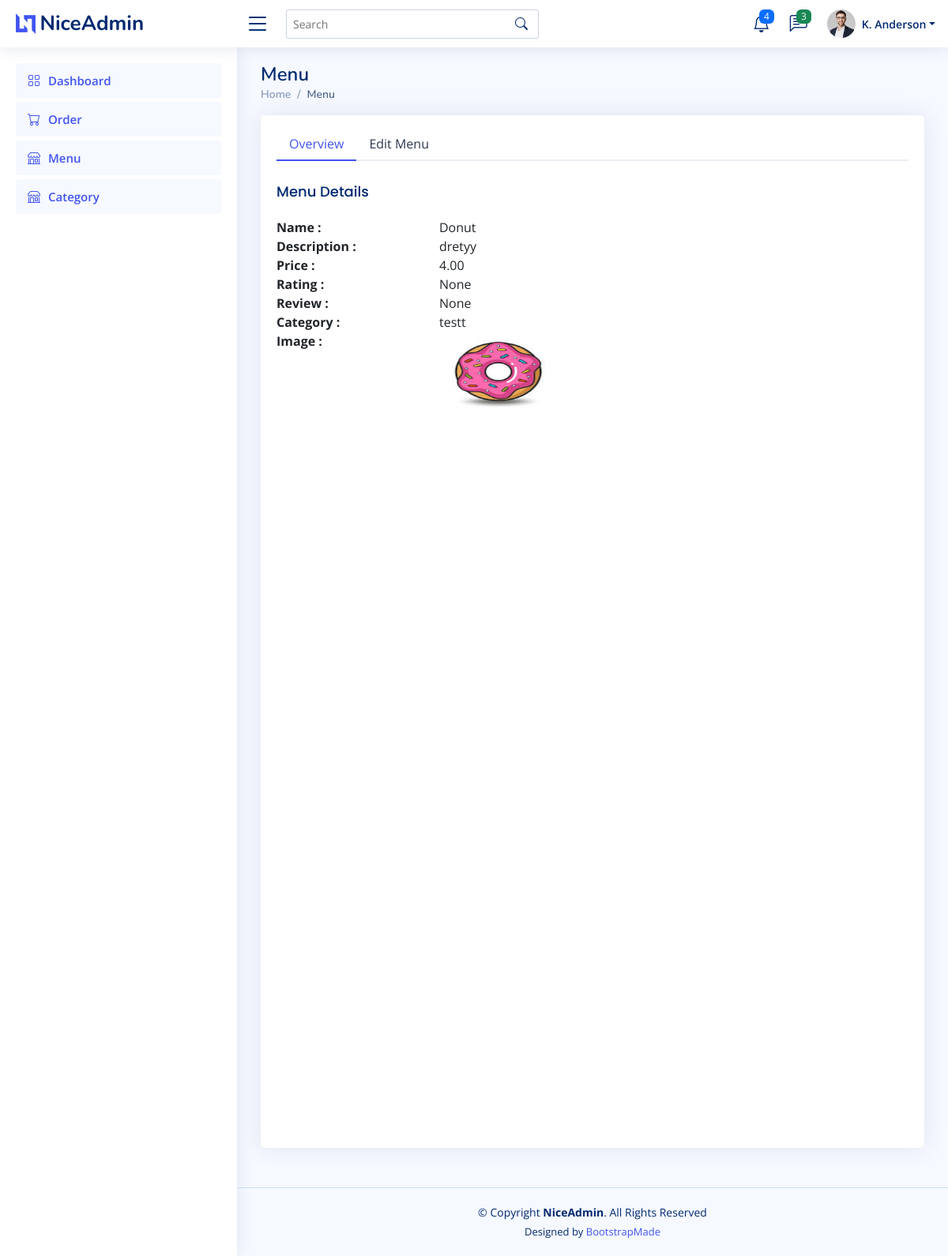
/menu/view-menu/3, run on the app's committed database.
### pages/models.py (models this page shows, shortened)
class Menu(models.Model):
    name = models.CharField(max_length=150)
    description = models.TextField()
    image = models.ImageField(upload_to='menu_images')
    price = models.DecimalField(max_digits=10,decimal_places=2)
    rating = models.DecimalField(max_digits=3,decimal_places=2,default= None, null=True)
    review = models.TextField(default= None, null=True)
    category = models.ForeignKey(Category, on_delete=models.CASCADE)

class Category(models.Model):
    name = models.CharField(max_length=150)
    description = models.TextField()
    image = models.ImageField(upload_to='category_images')
    def __str__(self):
        return self.name

### pages/views.py (the view)
# urls.py: path('menu/view-menu/<str:pk>',views.viewMenu, name='viewMenu'),
def viewMenu(request, pk):
    menu = Menu.objects.get(id=pk)
    categories=Category.objects.all()
    return render(request,'viewMenu.html', {'menu':menu, 'categories':categories})

### templates/viewMenu.html (shortened to what this page needs)
{% load static %}
{% include 'header.html' %}
<main id="main" class="main">
    <div class="pagetitle">
      <h1>Menu</h1>
      <nav>
        <ol class="breadcrumb">
          <li class="breadcrumb-item"><a href="/">Home</a></li>
          <li class="breadcrumb-item active">Menu</li>
        </ol>
      </nav>
    </div>
    <section class="section dashboard">
      <div class="row">
        <div class="col-12" >
            <div class="card">
                <div class="card-body pt-3">
                  <ul class="nav nav-tabs nav-tabs-bordered">
                    <li class="nav-item">
                      <button class="nav-link active" data-bs-toggle="tab" data-bs-target="#overview-menu">Overview</button>
                    </li>
                    <li class="nav-item">
                      <button class="nav-link" data-bs-toggle="tab" data-bs-target="#menu-edit">Edit Menu</button>
                    </li>
                  </ul>
                  <div class="tab-content pt-2">
                    <div class="tab-pane fade show active profile-overview" id="overview-menu">
                      <h5 class="card-title">Menu Details</h5>
                      <div class="row">
                        <div class="col-lg-3 col-md-4 label "><b>Name :</b></div>
                        <div class="col-lg-9 col-md-8">{{menu.name}}</div>
                      </div>
                      <div class="row">
                        <div class="col-lg-3 col-md-4 label"><b>Description :</b></div>
                        <div class="col-lg-9 col-md-8">{{menu.description}}</div>
                      </div>
                      <div class="row">
                        <div class="col-lg-3 col-md-4 label "><b>Price :</b></div>
                        <div class="col-lg-9 col-md-8">{{menu.price}}</div>
                      </div>
                      <div class="row">
                        <div class="col-lg-3 col-md-4 label "><b>Rating :</b></div>
                        <div class="col-lg-9 col-md-8">{{menu.rating}}</div>
                      </div>
                      <div class="row">
                        <div class="col-lg-3 col-md-4 label "><b>Review :</b></div>
                        <div class="col-lg-9 col-md-8">{{menu.review}}</div>
                      </div>
                      <div class="row">
                        <div class="col-lg-3 col-md-4 label "><b>Category :</b></div>
                        <div class="col-lg-9 col-md-8">{{menu.category}}</div>
                    </div>
                      <div class="row">
                        <div class="col-lg-3 col-md-4 label"><b>Image : </b></div>
                        <div class="col-lg-9 col-md-8"><img style="height:100px; width: 150px;" class="img-fluid img-responsive" src="{{menu.image.url}}"></div>
                      </div>
                    </div>
                </div>
                  </div>
                </div>
              </div>
        </div>
    </section>
  </main>
{% include 'footer.html' %}

### static/assets/css/style.css (style rules this page uses)
:root { scroll-behavior: smooth; }
body { font-family: "Open Sans", sans-serif; background: #f6f9ff; color: #444444; }
a { color: #4154f1; text-decoration: none; }
h1, h2, h3, h4, h5, h6 { font-family: "Nunito", sans-serif; }
#main { margin-top: 60px; padding: 20px 30px; transition: all 0.3s; }
.pagetitle { margin-bottom: 10px; }
.pagetitle h1 { font-size: 24px; margin-bottom: 0; font-weight: 600; color: #012970; }
.card { margin-bottom: 30px; border: none; border-radius: 5px; box-shadow: 0px 0 30px rgba(1, 41, 112, 0.1); }
.card-title { padding: 20px 0 15px 0; font-size: 18px; font-weight: 500; color: #012970; font-family: "Poppins", sans-serif; }
.card-body { padding: 0 20px 20px 20px; }
.breadcrumb { font-size: 14px; font-family: "Nunito", sans-serif; color: #899bbd; font-weight: 600; }
.breadcrumb a { color: #899bbd; transition: 0.3s; }
.breadcrumb .breadcrumb-item::before { color: #899bbd; }
.breadcrumb .active { color: #51678f; font-weight: 600; }
.nav-tabs-bordered { border-bottom: 2px solid #ebeef4; }
.nav-tabs-bordered .nav-link { margin-bottom: -2px; border: none; color: #2c384e; }
.nav-tabs-bordered .nav-link.active { background-color: #fff; color: #4154f1; border-bottom: 2px solid #4154f1; }
@media (min-width: 1200px) { #main, #footer { margin-left: 300px; } }

### data on the page
Menu: name "Donut", description "dretyy", price "4.00", rating "None", review "None", category "testt", image (picture)
